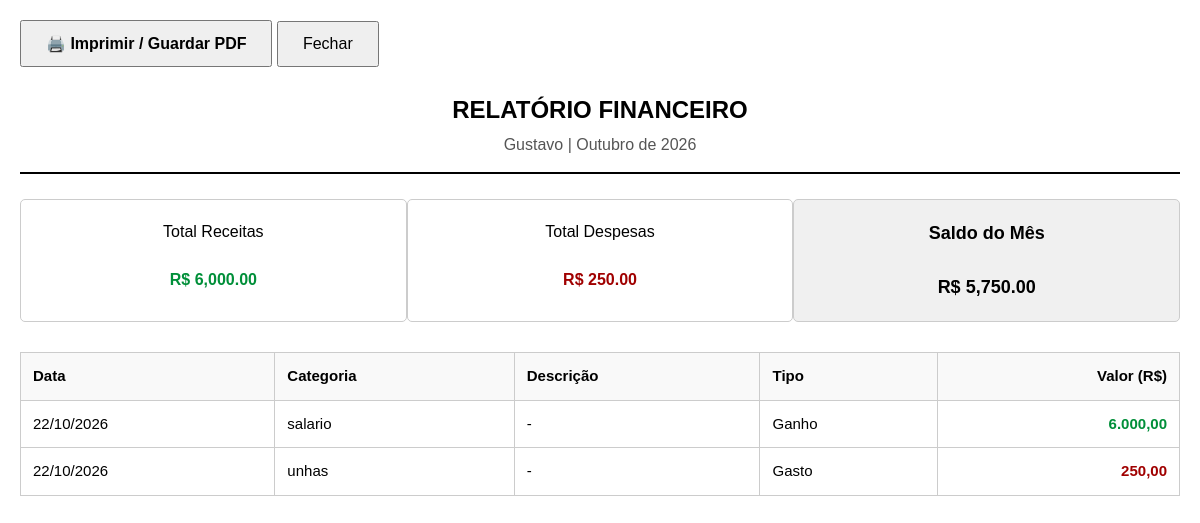
Page /imprimir (signed in) on the earlier database version.
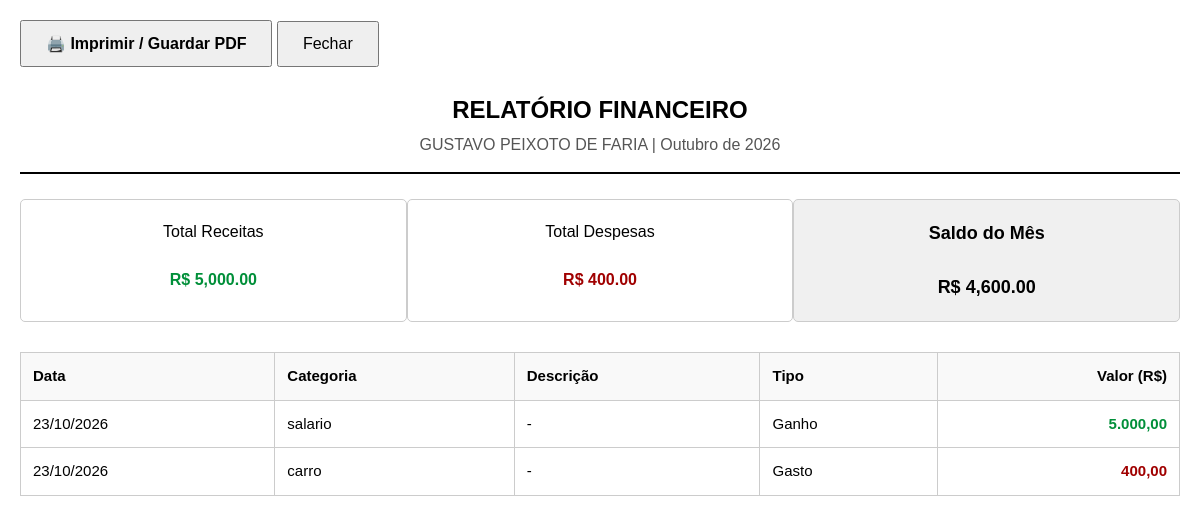
Same page on the later database version.
### tables this page shows
CREATE TABLE usuario (
                    id INTEGER PRIMARY KEY AUTOINCREMENT,
                    nome TEXT NOT NULL,
                    email TEXT UNIQUE NOT NULL,
                    senha_hash TEXT NOT NULL,
                    data_cadastro DATE DEFAULT CURRENT_DATE
                , telefone TEXT DEFAULT '', tema TEXT DEFAULT 'light', input_pix BOOLEAN DEFAULT 0, tentativas_login INTEGER DEFAULT 0, bloqueado_ate TEXT, codigo_recuperacao TEXT, data_exclusao TEXT);

CREATE TABLE transacoes (
                    id INTEGER PRIMARY KEY AUTOINCREMENT,
                    usuario_id INTEGER NOT NULL,
                    tipo TEXT NOT NULL,
                    categoria TEXT NOT NULL,
                    descricao TEXT,
                    data DATE NOT NULL,
                    valor INTEGER NOT NULL, 
                    icone TEXT NOT NULL,
                    FOREIGN KEY (usuario_id) REFERENCES usuario (id)
                );

### app.py (the view)
@app.route('/imprimir')
@login_required
def imprimir():
    uid = session['usuario_id']
    agora = datetime.now()
    mes_filtro = request.args.get('mes', agora.month, type=int)
    ano_filtro = request.args.get('ano', agora.year, type=int)
    receitas = transacao_repo.obter_total_por_tipo_mes(uid, 'ganho', ano_filtro, mes_filtro) / 100.0
    despesas = transacao_repo.obter_total_por_tipo_mes(uid, 'gasto', ano_filtro, mes_filtro) / 100.0
    transacoes = transacao_repo.buscar_por_mes(uid, ano_filtro, mes_filtro)
    return render_template('imprimir.html',
                           mes_nome=MESES[mes_filtro], ano=ano_filtro,
                           receitas=f"{receitas:,.2f}", despesas=f"{despesas:,.2f}",
                           saldo=f"{(receitas-despesas):,.2f}", transacoes=transacoes)

### app.py (called while the page is built)
def login_required(f):
    @wraps(f)
    def decorated_function(*args, **kwargs):
        if 'usuario_id' not in session:
            return redirect(url_for('login'))
        return f(*args, **kwargs)
    return decorated_function

@app.context_processor
def inject_globals():
    if 'usuario_id' in session:
        uid = session['usuario_id']
        usr = usuario_repo.buscar_por_id(uid)
        hoje = datetime.now().strftime('%Y-%m-%d')
        cats_ganho = transacao_repo.buscar_categorias_unicas(uid, 'ganho')
        cats_gasto = transacao_repo.buscar_categorias_unicas(uid, 'gasto')
        return dict(usuario_global=usr, hoje_data=hoje, cats_ganho=cats_ganho, cats_gasto=cats_gasto)
    return dict()

### database.py (called while the page is built)
    def get_connection(self):
        conn = sqlite3.connect(self.db_name)
        conn.row_factory = sqlite3.Row
        return conn

### models.py (called while the page is built)
    def formatar_valor(self):
        return f"{(self.valor_centavos / 100.0):,.2f}".replace(',', 'X').replace('.', ',').replace('X', '.')

### repositories.py (called while the page is built)
    def buscar_por_id(self, id_usuario):
        with self.db.get_connection() as conn:
            row = conn.execute("SELECT * FROM usuario WHERE id = ?", (id_usuario,)).fetchone()
            if row:
                d = dict(row)
                return Usuario(id=d['id'], nome=d['nome'], email=d['email'], telefone=d.get('telefone', ''), senha_hash=d['senha_hash'],
                               tema=d.get('tema', 'light'), input_pix=d.get('input_pix', 0),
                               tentativas_login=d.get('tentativas_login', 0), bloqueado_ate=d.get('bloqueado_ate'),
                               codigo_recuperacao=d.get('codigo_recuperacao'), data_cadastro=d.get('data_cadastro'),
                               data_exclusao=d.get('data_exclusao')) # Adicionado
            return None

    def buscar_por_mes(self, usuario_id, ano, mes):
        prefixo = f"{ano}-{mes:02d}-%"
        with self.db.get_connection() as conn:
            rows = conn.execute("SELECT * FROM transacoes WHERE usuario_id = ? AND data LIKE ? ORDER BY data DESC", (usuario_id, prefixo,)).fetchall()
            return [Transacao(id=r['id'], usuario_id=r['usuario_id'], tipo=r['tipo'], categoria=r['categoria'], descricao=r['descricao'], data=r['data'], valor_centavos=r['valor'], icone=r['icone']) for r in rows]

### templates/imprimir.html (shortened to what this page needs)
<!DOCTYPE html>
<html lang="pt-PT">
<head>
</head>
<body>
    <div class="no-print" style="margin-bottom: 25px;">
        <button onclick="window.print()" style="padding: 12px 24px; cursor: pointer; font-size: 16px; font-weight: bold;">🖨️ Imprimir / Guardar PDF</button>
        <button onclick="window.close()" style="padding: 12px 24px; cursor: pointer; font-size: 16px;">Fechar</button>
    </div>
    <div class="header">
        <h2>Relatório Financeiro</h2>
        <p>{{ usuario_global.nome }} | {{ mes_nome }} de {{ ano }}</p>
    </div>
    <div class="resumo-grid">
        <div class="resumo-box"><span>Total Receitas</span><br><br><strong class="ganho">R$ {{ receitas }}</strong></div>
        <div class="resumo-box"><span>Total Despesas</span><br><br><strong class="gasto">R$ {{ despesas }}</strong></div>
        <div class="resumo-box saldo"><span>Saldo do Mês</span><br><br><strong>R$ {{ saldo }}</strong></div>
    </div>
    <table>
        <thead>
            <tr><th>Data</th><th>Categoria</th><th>Descrição</th><th>Tipo</th><th class="text-right">Valor (R$)</th></tr>
        </thead>
        <tbody>
            {% for t in transacoes %}
            <tr>
                <td>{{ t.data[-2:] }}/{{ t.data[5:7] }}/{{ t.data[:4] }}</td>
                <td>{{ t.categoria }}</td>
                <td>{{ t.descricao or '-' }}</td>
                <td>{{ t.tipo|capitalize }}</td>
                <td class="text-right {% if t.tipo == 'ganho' %}ganho{% else %}gasto{% endif %}">{{ t.formatar_valor() }}</td>
            </tr>
            {% else %}
            <tr><td colspan="5" style="text-align: center; padding: 30px; font-size: 16px;">Nenhuma transação registada neste mês.</td></tr>
            {% endfor %}
        </tbody>
    </table>
</body>
</html>

### templates/imprimir.html (style rules this page uses)
body { font-family: Arial, sans-serif; color: #000; margin: 0; padding: 20px; font-size: 16px; line-height: 1.5; }
.header { text-align: center; border-bottom: 2px solid #000; padding-bottom: 15px; margin-bottom: 25px; }
.header h2 { margin: 0; font-size: 24px; text-transform: uppercase; }
.header p { margin: 5px 0 0; color: #555; font-size: 16px; }
.resumo-grid { display: flex; justify-content: space-between; margin-bottom: 30px; }
.resumo-box { border: 1px solid #ccc; padding: 20px; width: 30%; text-align: center; border-radius: 5px; font-size: 16px; }
.resumo-box.saldo { background-color: #f0f0f0; font-weight: bold; font-size: 18px; }
table { width: 100%; border-collapse: collapse; margin-bottom: 20px; }
th, td { border: 1px solid #ccc; padding: 12px; text-align: left; font-size: 15px; }
th { background-color: #f9f9f9; font-weight: bold; }
.text-right { text-align: right; }
.ganho { color: #008f39; font-weight: 600; }
.gasto { color: #a00000; font-weight: 600; }

Differences in the rows shown:
removed transacoes: data "22", data "10", data "2026", categoria "salario", descricao "-", tipo "Ganho", formatar_valor "6.000,00"
removed transacoes: data "22", data "10", data "2026", categoria "unhas", descricao "-", tipo "Gasto", formatar_valor "250,00"
changed usuario: nome "Gustavo" → "GUSTAVO PEIXOTO DE FARIA"
added transacoes: data "23", data "10", data "2026", categoria "salario", descricao "-", tipo "Ganho", formatar_valor "5.000,00"
added transacoes: data "23", data "10", data "2026", categoria "carro", descricao "-", tipo "Gasto", formatar_valor "400,00"
Other differences:
{{ receitas }}: "6,000.00" → "5,000.00"
{{ despesas }}: "250.00" → "400.00"
{{ saldo }}: "5,750.00" → "4,600.00"
